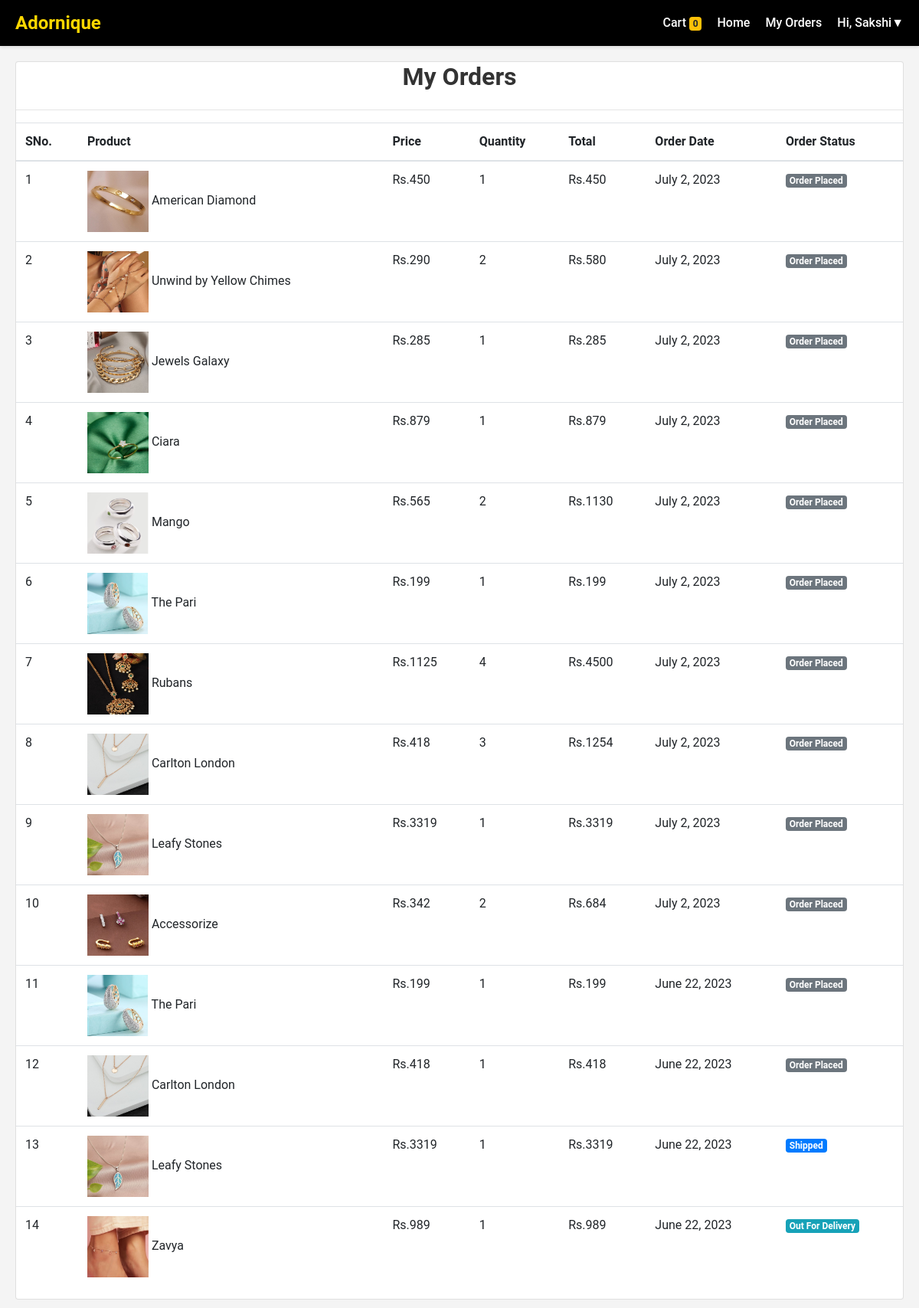
The app's page /order (signed in) with its own data.
### store/models/order.py (models this page shows, shortened)
class Order(models.Model):
    product=models.ForeignKey(Product,
                              on_delete=models.CASCADE)
    customer=models.ForeignKey(Customer,
                               on_delete=models.CASCADE)
    quantity = models.IntegerField()
    price = models.IntegerField()
    address = models.CharField(max_length=200, default='')
    phone = models.CharField(max_length=10, default='')
    date = models.DateField(default=datetime.datetime.today)
    status = models.CharField(default='Order Placed', max_length=50)
    @staticmethod
    def get_orders_by_customer(customer_id):
        return Order\
            .objects\
            .filter(customer=customer_id)\
            .order_by('-date')

### store/models/product.py (models this page shows, shortened)
class Product(models.Model):
    name = models.CharField(max_length=50)
    price = models.IntegerField(default=0)
    category = models.ForeignKey(Category, on_delete=models.CASCADE, default=1)
    description = models.CharField(max_length=200, default="", null=True, blank=True)
    image = models.ImageField(upload_to='uploads/products/')

### store/middlewares/auth.py (the view)
    def middleware(request):
        return_url = request.META['PATH_INFO']
        if not request.session.get('customer'):
            return redirect(f'login?return_url={return_url}')
        response = get_response(request)
        return response

### store/templatetags/custom_filter.py (called while the page is built)
@register.filter(name='multiply')
def multiply(number1, number2):
    return number1 * number2

### store/views/order.py (called while the page is built)
    def get(self, request):
        customer = request.session.get('customer')
        orders = Order.get_orders_by_customer(customer)
        return render(request, 'order.html', {'orders':orders})

### store/templates/order.html (shortened to what this page needs)
{% extends 'basic.html' %}
{% block body %}
{% load cart %}
{% load custom_filter %}
<div class="container fade-in">
  <div class="card">
    <h2 class="text-center">My Orders</h2>
    <hr>
    <table class="table">
      <thead>
        <tr>
          <th>SNo.</th>
          <th>Product</th>
          <th>Price</th>
          <th>Quantity</th>
          <th>Total</th>
          <th>Order Date</th>
          <th>Order Status</th>
        </tr>
      </thead>
      <tbody>
        {% for order in orders %}
        <tr>
          <td>{{ forloop.counter }}</td>
          <td>
            <img src="{{ order.product.image.url }}" alt="{{ order.product.name }}" style="height: 80px; width: 80px;">
            <span>{{ order.product.name }}</span>
          </td>
          <td>Rs.{{ order.price }}</td>
          <td>{{ order.quantity }}</td>
          <td>Rs.{{ order.quantity|multiply:order.price }}</td>
          <td>{{ order.date }}</td>
          <td>
            {% if order.status == 'Order Placed' %}
            <span class="badge badge-secondary">{{ order.status }}</span>
            {% elif order.status == 'Shipped' %}
            <span class="badge badge-primary">{{ order.status }}</span>
            {% elif order.status == 'Out For Delivery' %}
            <span class="badge badge-info">{{ order.status }}</span>
            {% elif order.status == 'Delivered' %}
            <span class="badge badge-success">{{ order.status }}</span>
            {% elif order.status == 'Failed' %}
            <span class="badge badge-danger">{{ order.status }}</span>
            {% endif %}
          </td>
        </tr>
        {% endfor %}
      </tbody>
    </table>
  </div>
</div>
{% endblock %}

### store/templates/basic.html (shortened to what this page needs)
<!doctype html>
<html lang="en">
  <head>
    <link rel="stylesheet" href="https://cdnjs.cloudflare.com/ajax/libs/font-awesome/4.7.0/css/font-awesome.min.css">
    <link rel="stylesheet" href="https://stackpath.bootstrapcdn.com/bootstrap/4.2.1/css/bootstrap.min.css">
  </head>
  <body>
    <nav class="navbar">
      <a class="navbar-brand" href="#">Adornique</a>
      <ul class="navbar-links">
        <li><a href="/cart">Cart
          <span class="badge badge-warning">{{request.session.cart.keys|length}}</span>
        </a></li>
        <li><a href="/">Home</a></li>
        {% if request.session.name %}
          <li><a href="/order">My Orders</a></li>
            <li class="profile-dropdown">
                <a href="#">Hi, {{ request.session.name }}▼</a>
            </li>
        {% endif %}
      </ul>
    </nav>
    {% block body %} {% endblock %}
  </body>
</html>

### records on screen
Order: product.image (picture), product.name "American Diamond", price "450", quantity "1", quantity|multiply "450", date "July 2, 2023", status "Order Placed"
Order: product.image (picture), product.name "Unwind by Yellow Chimes", price "290", quantity "2", quantity|multiply "580", date "July 2, 2023", status "Order Placed"
Order: product.image (picture), product.name "Jewels Galaxy", price "285", quantity "1", quantity|multiply "285", date "July 2, 2023", status "Order Placed"
Order: product.image (picture), product.name "Ciara", price "879", quantity "1", quantity|multiply "879", date "July 2, 2023", status "Order Placed"
Order: product.image (picture), product.name "Mango", price "565", quantity "2", quantity|multiply "1130", date "July 2, 2023", status "Order Placed"
Order: product.image (picture), product.name "The Pari", price "199", quantity "1", quantity|multiply "199", date "July 2, 2023", status "Order Placed"
Order: product.image (picture), product.name "Rubans", price "1125", quantity "4", quantity|multiply "4500", date "July 2, 2023", status "Order Placed"
Order: product.image (picture), product.name "Carlton London", price "418", quantity "3", quantity|multiply "1254", date "July 2, 2023", status "Order Placed"
Order: product.image (picture), product.name "Leafy Stones", price "3319", quantity "1", quantity|multiply "3319", date "July 2, 2023", status "Order Placed"
Order: product.image (picture), product.name "Accessorize", price "342", quantity "2", quantity|multiply "684", date "July 2, 2023", status "Order Placed"
Order: product.image (picture), product.name "The Pari", price "199", quantity "1", quantity|multiply "199", date "June 22, 2023", status "Order Placed"
Order: product.image (picture), product.name "Carlton London", price "418", quantity "1", quantity|multiply "418", date "June 22, 2023", status "Order Placed"
Order: product.image (picture), product.name "Leafy Stones", price "3319", quantity "1", quantity|multiply "3319", date "June 22, 2023", status "Shipped"
Order: product.image (picture), product.name "Zavya", price "989", quantity "1", quantity|multiply "989", date "June 22, 2023", status "Out For Delivery"

### other values on screen
{{ request.session.cart.keys|length }} "0"
{{ request.session.name }} "Sakshi"
